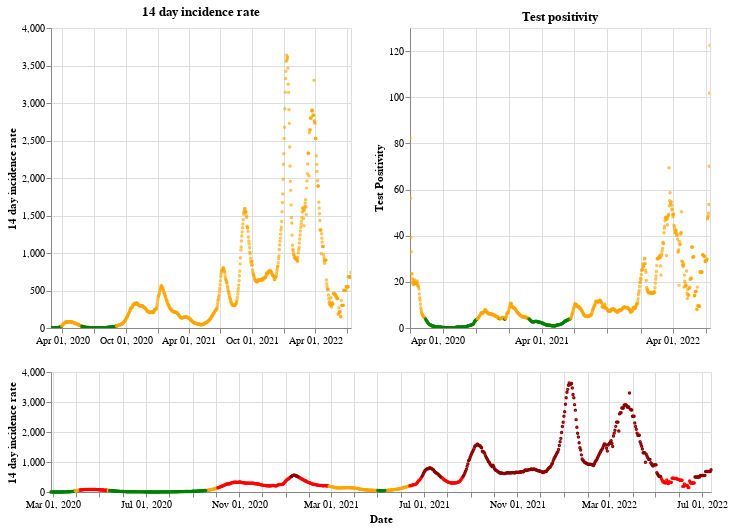

Notebook cell for this chart:
### Markdown cell above
## Scotland

### Code cell
plot_traffic_light('Scotland')

### Figure 1 — Vega-Lite specification as saved in the notebook (floating-point values rounded to 4 significant figures; data arrays with more than 128 entries replaced by an {"elided": "..."} marker saying what was removed)
{"config": {"view": {"continuousWidth": 400, "continuousHeight": 300}}, "vconcat": [{"hconcat": [{"mark": {"type": "point", "size": 2}, "encoding": {"color": {"condition": {"value": "green", "test": "(datum.twoWeeklyCasesRate <= 25)"}, "value": "orange"}, "tooltip": [{"type": "nominal", "field": "areaName"}, {"type": "temporal", "field": "date"}, {"type": "quantitative", "field": "twoWeeklyCasesRate"}, {"type": "quantitative", "field": "testPositivity"}], "x": {"type": "temporal", "axis": {"title": ""}, "field": "date", "scale": {"domain": {"selection": "DateBrush"}}, "timeUnit": "yearmonthdate"}, "y": {"type": "quantitative", "axis": {"title": "14 day incidence rate"}, "field": "twoWeeklyCasesRate"}}, "title": "14 day incidence rate", "width": 300}, {"mark": {"type": "point", "size": 2}, "encoding": {"color": {"condition": {"value": "green", "test": "(datum.testPositivity <= 4)"}, "value": "orange"}, "tooltip": [{"type": "nominal", "field": "areaName"}, {"type": "temporal", "field": "date"}, {"type": "quantitative", "field": "twoWeeklyCasesRate"}, {"type": "quantitative", "field": "testPositivity"}], "x": {"type": "temporal", "axis": {"title": ""}, "field": "date", "scale": {"domain": {"selection": "DateBrush"}}, "timeUnit": "yearmonthdate"}, "y": {"type": "quantitative", "axis": {"title": "Test Positivity"}, "field": "testPositivity"}}, "title": "Test positivity", "width": 300}]}, {"layer": [{"mark": {"type": "point", "size": 2}, "encoding": {"color": {"condition": {"value": "orange", "test": "(((datum.testPositivity < 4) && (datum.twoWeeklyCasesRate >= 50)) && (datum.twoWeeklyCasesRate < 200))"}, "value": "red"}, "opacity": {"condition": {"value": 1, "test": "((datum.twoWeeklyCasesRate >= 50) && (datum.twoWeeklyCasesRate < 500))"}, "value": 0}, "tooltip": [{"type": "nominal", "field": "areaName"}, {"type": "temporal", "field": "date"}, {"type": "quantitative", "field": "twoWeeklyCasesRate"}, {"type": "quantitative", "field": "testPositivity"}], "x": {"type": "temporal", "axis": {"title": "Date"}, "field": "date", "timeUnit": "yearmonthdate"}, "y": {"type": "quantitative", "axis": {"title": "14 day incidence rate"}, "field": "twoWeeklyCasesRate"}}, "selection": {"DateBrush": {"type": "interval", "encodings": ["x"], "fields": ["Time"]}}}, {"mark": {"type": "point", "size": 2}, "encoding": {"color": {"value": "darkred"}, "opacity": {"condition": {"value": 1, "test": "(datum.twoWeeklyCasesRate >= 500)"}, "value": 0}, "tooltip": [{"type": "nominal", "field": "areaName"}, {"type": "temporal", "field": "date"}, {"type": "quantitative", "field": "twoWeeklyCasesRate"}, {"type": "quantitative", "field": "testPositivity"}], "x": {"type": "temporal", "axis": {"title": "Date"}, "field": "date", "timeUnit": "yearmonthdate"}, "y": {"type": "quantitative", "axis": {"title": "14 day incidence rate"}, "field": "twoWeeklyCasesRate"}}}, {"mark": {"type": "point", "size": 2}, "encoding": {"color": {"condition": {"value": "green", "test": "((datum.testPositivity < 4) && (datum.twoWeeklyCasesRate < 50))"}, "value": "orange"}, "opacity": {"condition": {"value": 1, "test": "(datum.twoWeeklyCasesRate < 50)"}, "value": 0}, "tooltip": [{"type": "nominal", "field": "areaName"}, {"type": "temporal", "field": "date"}, {"type": "quantitative", "field": "twoWeeklyCasesRate"}, {"type": "quantitative", "field": "testPositivity"}], "x": {"type": "temporal", "axis": {"title": "Date"}, "field": "date", "timeUnit": "yearmonthdate"}, "y": {"type": "quantitative", "axis": {"title": "14 day incidence rate"}, "field": "twoWeeklyCasesRate"}}}], "height": 120, "width": 660}], "data": {"name": "data-36db0b19941a8dfd5a16eed8d593265a"}, "$schema": "https://vega.github.io/schema/vega-lite/v4.8.1.json", "datasets": {"data-36db0b19941a8dfd5a16eed8d593265a": {"elided": "867 records"}}}
